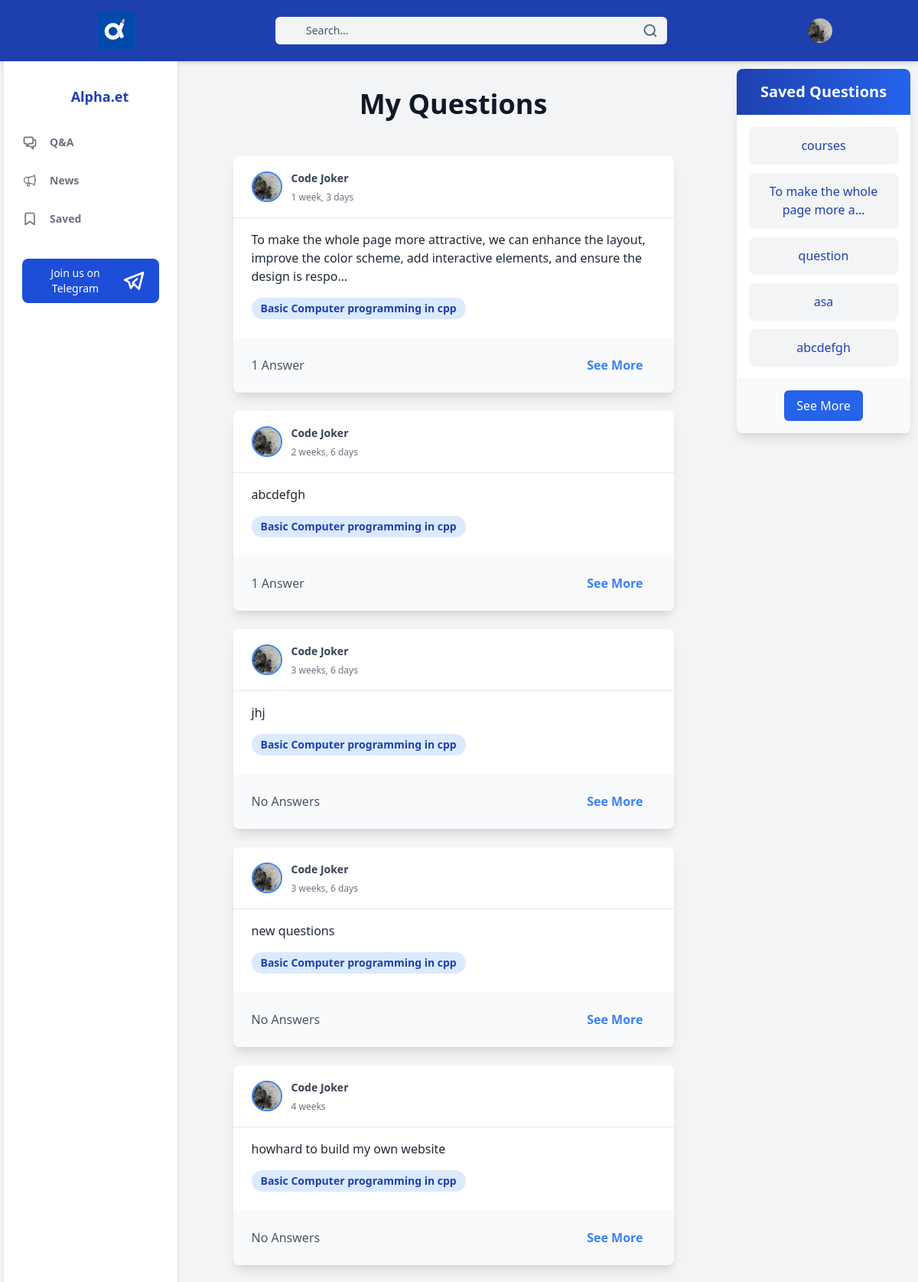
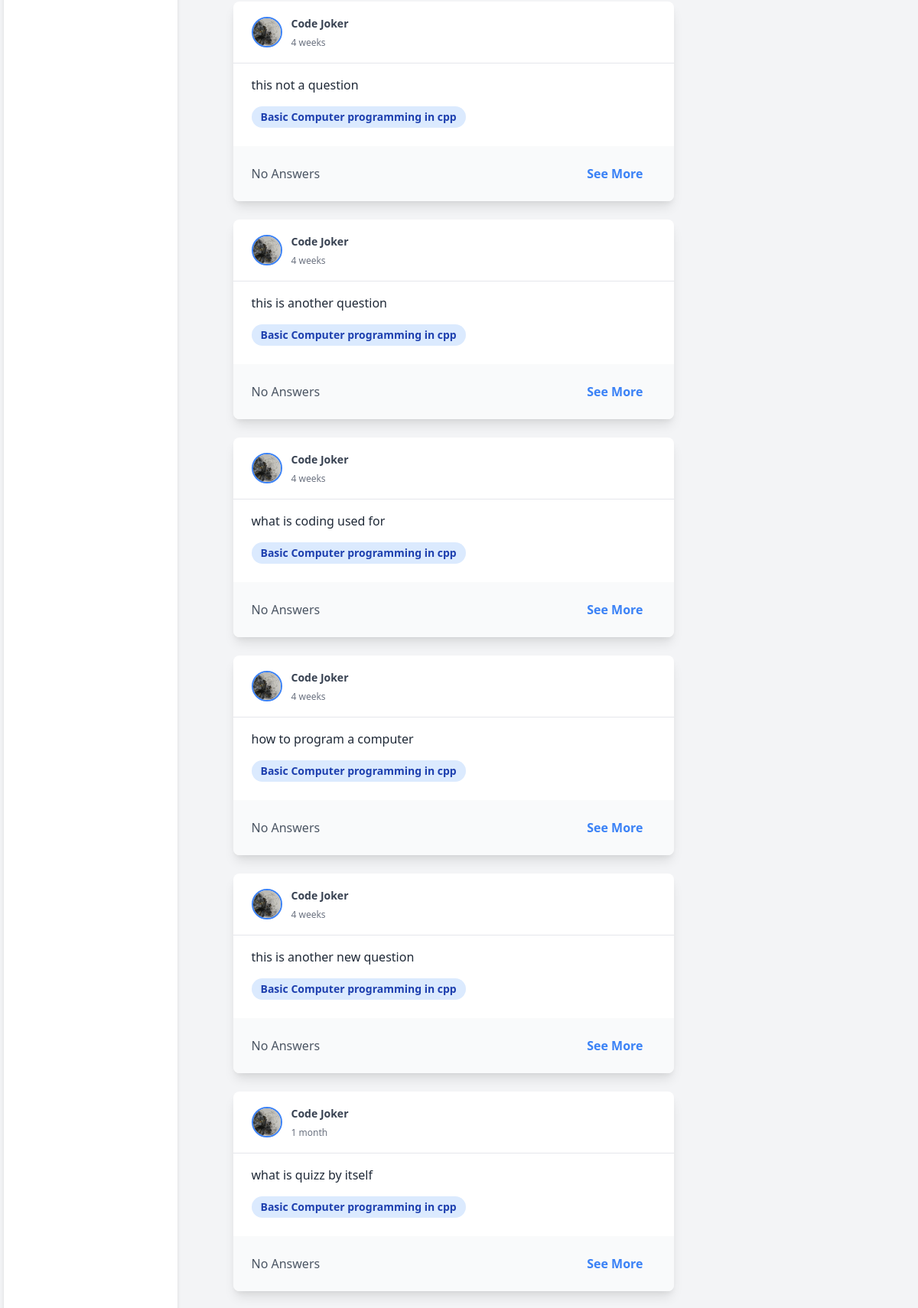
The page /questions/my-questions (signed in, upper part) on the database its author committed (2 pictures, top to bottom).
### alpha/models.py (models this page shows, shortened)
class CustomUser(AbstractUser):
    username = None
    first_name = models.CharField(max_length=200)
    last_name = models.CharField(max_length=200)
    profile_pic=models.ImageField(null=True,blank=True,upload_to='profile_pics')
    phone_number = models.CharField(unique=True, max_length=15)
    department = models.ForeignKey(Department, on_delete=models.CASCADE, null=True)  # Make department nullable
    status = models.CharField(max_length=20, default="freemium" ,choices=[('admin', 'Admin'), ('premium', 'Premium'),('pending','Pending'), ('freemium', 'Freemium')])
    objects = CustomUserManager()
    USERNAME_FIELD = 'phone_number'
    REQUIRED_FIELDS = []

class Questions(models.Model):
    department=models.ForeignKey(Department,on_delete=models.CASCADE)
    course=models.ForeignKey(Course,on_delete=models.CASCADE)
    user=models.ForeignKey(CustomUser, on_delete=models.CASCADE)
    question=models.CharField(max_length=2000)
    date=models.DateTimeField(auto_now_add=True)
    hashtags=models.ManyToManyField(HashTag, blank=True)
    def __str__(self):
        return self.question

class Course(models.Model):
    department= models.ForeignKey(Department, on_delete=models.CASCADE)
    course = models.CharField(max_length=300)
    def __str__(self):
        return self.course

class SavedQuestion(models.Model):
    user = models.ForeignKey(CustomUser, on_delete=models.CASCADE)
    question = models.ForeignKey(Questions, on_delete=models.CASCADE)
    date=models.DateTimeField(auto_now_add=True)

### alpha/views.py (the view)
# urls.py: path('questions/my-questions',MyQuestionsView.as_view(), name="my-questions"),
@method_decorator(login_required, name='dispatch')
class MyQuestionsView(View):
    def get(self,request):
        saved_questions=SavedQuestion.objects.filter(user=request.user).order_by('-date')[:5]
        questions=Questions.objects.filter(user=request.user).order_by('-date')
        paginator = Paginator(questions, 10)
        page_number = request.GET.get('page')
        page_obj = paginator.get_page(page_number)
        return render(request, 'questions/my_questions.html',{'saved_questions':saved_questions,'questions':questions,'page_obj':page_obj,})

### templates/questions/my_questions.html (shortened to what this page needs)
{% extends 'base/base.html' %}
{%load static%}
{% block main_content %}
<article class="main">
    <div class="p-4 text-4xl font-bold text-center mb-8 text-gray-900">
 <h1> My Questions </h1>
    </div>
  {% for question in questions %}
  <div class="bg-white rounded-lg overflow-hidden mx-auto max-w-xl mb-6 shadow-lg hover:shadow-xl transition-shadow duration-300">
    <div class="px-6 py-4 text-gray-700 flex items-center justify-between border-b border-gray-200">
      <div class="flex items-center">
        <img src="{% if question.user.profile_pic %}{{ question.user.profile_pic.url }}{% else %}{% static 'no_profile_pics/profile.jpg' %}{% endif %}"
 alt="Profile Picture" class="h-10 w-10 rounded-full mr-3 border-2 border-blue-500 object-cover" />
        <div>
          <span class="text-sm font-bold">{{ question.user.first_name }} {{ question.user.last_name }}</span>
          <br>
          <span class="text-xs text-gray-500">{{ question.date|timesince }}</span>
        </div>
      </div>
    </div>
    <div class="px-6 py-4">
      <p class="text-gray-800 text-base mb-4">
        {{ question.question | truncatechars:150 }}
      </p>
      <div class="flex flex-wrap">
        <span class="inline-block bg-blue-100 text-blue-800 px-3 py-1 text-sm font-semibold rounded-full mr-2 mb-2">{{ question.course }}</span>
      </div>
    </div>
    <div class="px-6 py-4 bg-gray-50 flex justify-between items-center">
      <span class="text-gray-600">
        {% if question.answers.count == 0 %}
          No Answers
        {% elif question.answers.count == 1 %}
          1 Answer
        {% else %}
          {{ question.answers.count }} Answers
        {% endif %}
      </span>
      <a href="{% url 'question-detail' pk=question.pk %}" class="text-blue-500 hover:text-blue-700 font-semibold py-2 px-4 rounded-full focus:outline-none focus:shadow-outline transition duration-300 ease-in-out">See More</a>
    </div>
  </div>
  {% endfor %}
</article>
<aside class="aside aside2 hidden md:block">
  <div class="bg-white shadow-lg rounded-lg overflow-hidden">
    <div class="bg-gradient-to-r from-blue-800 to-blue-600 text-white text-center py-4">
        <h2 class="text-xl font-semibold">Saved Questions</h2>
    </div>
    <div class="p-4">
        <ul class="space-y-3">
          {% for question in saved_questions %}
            <li class="bg-gray-100 p-3 rounded-lg shadow-sm">
                <a href="{% url 'question-detail' question.question.id %}" class="text-blue-800 hover:underline">{{question.question|truncatechars:30}}</a>
            </li>
          {%endfor%}
        </ul>
    </div>
    <div class="bg-gray-50 text-center p-4">
      <a href="{% url 'saved-questions' %}">
        <button class="bg-blue-600 text-white px-4 py-2 rounded-md hover:bg-blue-700 focus:outline-none focus:ring-2 focus:ring-blue-500">
            See More
        </button>
      </a>
    </div>
</div>
</aside>
{% endblock %}

### templates/base/base.html (shortened to what this page needs)
<!DOCTYPE html>
<html lang="en">
  {% load static %}
  <head>
    <link
      href="https://cdn.jsdelivr.net/npm/tailwindcss@2.2.19/dist/tailwind.min.css"
      rel="stylesheet"
    />
    <link href="{% static 'main.css' %}" rel="stylesheet" />
  </head>
  <body class="bg-gray-100">
    <div class="wrapper">
      <header class="z-10 py-4 bg-blue-800 shadow-md">
        <div
          class="container flex items-center justify-between h-full px-6 mx-auto text-white"
        >
          <div class="flex items-center space-x-4">
            <img
              src="{% static 'logo/logo.jpg' %}"
              alt="Logo"
              class="h-10 w-10 md:h-12 md:w-12"
            />
          </div>
          <div class="flex justify-center flex-1 relative">
            <form
              action="{% url 'search' %}"
              method="GET"
              class="w-full max-w-md lg:max-w-lg xl:max-w-xl"
            >
              <div class="relative">
                <input
                  id="searchInput"
                  name="q"
                  class="w-full pl-10 pr-4 py-2 text-sm text-gray-700 placeholder-gray-600 bg-gray-100 border-0 rounded-md dark:placeholder-gray-500 dark:focus:shadow-outline-gray dark:focus:placeholder-gray-600 dark:bg-gray-700 dark:text-gray-200 focus:placeholder-gray-500 focus:bg-white focus:border-purple-300 focus:outline-none focus:shadow-outline-blue form-input"
                  type="text"
                  placeholder="Search..."
                  aria-label="Search"
                  autocomplete="off"
                />
                <div
                  id="searchResults"
                  class="absolute inset-y-0 left-0 flex items-center pl-4"
                ></div>
                <button
                  type="submit"
                  class="absolute inset-y-0 right-0 pr-3 flex items-center text-gray-600"
                >
                  <svg
                    class="h-5 w-5"
                    viewBox="0 0 24 24"
                    fill="none"
                    stroke="currentColor"
                    stroke-width="2"
                    stroke-linecap="round"
                    stroke-linejoin="round"
                  >
                    <circle cx="11" cy="11" r="8" />
                    <line x1="21" y1="21" x2="16.65" y2="16.65" />
                  </svg>
                </button>
              </div>
            </form>
          </div>
          <ul class="flex items-center space-x-6">
            <li class="relative" x-data="{ isOpen: false }">
              <button
                @click="isOpen = !isOpen"
                class="align-middle rounded-full focus:shadow-outline-purple focus:outline-none"
                aria-label="Account"
                aria-haspopup="true"
              >
                {% if user.profile_pic %}
                <img
                  src="{{ user.profile_pic.url }}"
                  alt="Profile Picture"
                  class="object-cover h-8 w-8 rounded-full"
                />
                {% else %}
                <img
                  src="{% static 'no_profile_pics/profile.jpg' %}"
                  alt="Profile Picture"
                  class="object-cover h-8 w-8 rounded-full"
                />
                {% endif %}
              </button>
            </li>
          </ul>
        </div>
      </header>
      {% block main_content %}{% endblock %}
      <aside
        class="aside aside1 fixed top-0 left-0 w-64 bg-white z-10 hidden h-screen pt-4"
      >
        <div class="py-4 text-gray-500 dark:text-gray-400">
          <a
            class="ml-6 text-lg font-bold text-blue-800 dark:text-gray-200"
            href="#"
          >
            Alpha.et
          </a>
          <ul class="mt-6">
            <li class="relative px-6 py-3">
              <a
                class="{% if nav == 'qa' %} text-blue-800 {% endif %} inline-flex items-center w-full text-sm font-semibold transition-colors duration-150 hover:text-blue-800"
                href="{% url 'questions' %}"
              >
                <svg
                  class="h-5 w-5 {% if nav == 'qa' %} text-blue-800 {% endif %}"
                  fill="none"
                  viewBox="0 0 24 24"
                  stroke="currentColor"
                >
                  <path
                    stroke-linecap="round"
                    stroke-linejoin="round"
                    stroke-width="2"
                    d="M17 8h2a2 2 0 012 2v6a2 2 0 01-2 2h-2v4l-4-4H9a1.994 1.994 0 01-1.414-.586m0 0L11 14h4a2 2 0 002-2V6a2 2 0 00-2-2H5a2 2 0 00-2 2v6a2 2 0 002 2h2v4l.586-.586z"
                  />
                </svg>
                <span class="ml-4">Q&A</span>
              </a>
            </li>
          </ul>
          <ul>
            <li class="relative px-6 py-3">
              <a
                class="{% if nav == 'news' %} text-blue-800 {% endif %} inline-flex items-center w-full text-sm font-semibold transition-colors duration-150 hover:text-blue-800"
                href="{% url 'news' %}"
              >
                <span class="ml-4">News</span>
              </a>
            </li>
            <li class="relative px-6 py-3">
              <a
                class="{% if nav == 'saved' %} text-blue-800 {% endif %} inline-flex items-center w-full text-sm font-semibold transition-colors duration-150 hover:text-blue-800"
                href="{% url 'saved-questions' %}"
              >
                <svg
                  class="h-5 w-5"
                  viewBox="0 0 24 24"
                  fill="none"
                  stroke="currentColor"
                  stroke-width="2"
                  stroke-linecap="round"
                  stroke-linejoin="round"
                >
                  <path d="M19 21l-7-5-7 5V5a2 2 0 0 1 2-2h10a2 2 0 0 1 2 2z" />
                </svg>
                <span class="ml-4">Saved</span>
              </a>
            </li>
          </ul>
          <div class="px-6 my-6">
            <a href="https://t.me/alpha_tutorial">
              <button
                class="flex items-center justify-between w-full px-4 py-2 text-sm font-medium leading-5 text-white transition-colors duration-150 bg-blue-700 border border-transparent rounded-lg active:bg-blue-800 hover:bg-blue-800 focus:outline-none focus:shadow-outline-blue"
              >
                Join us on Telegram
                <span class="ml-2" aria-hidden="true">
                  <svg class="h-8 w-8 "  width="24" height="24" viewBox="0 0 24 24" stroke-width="2" stroke="currentColor" fill="none" stroke-linecap="round" stroke-linejoin="round">
                    <path stroke="none" d="M0 0h24v24H0z"/>
                    <path d="M15 10l-4 4l6 6l4 -16l-18 7l4 2l2 6l3 -4" />
                  </svg>
                </span>
              </button>
            </a>
          </div>
        </div>
      </aside>
    </div>
  </body>
</html>

### static/main.css (style rules this page uses)
html, body { margin: 0; padding: 0; }
.wrapper { display: flex; flex-flow: row wrap; text-align: center; top: 0; left: 0; width: 100%; height: 100%; }
.wrapper>* { flex: 1 100%; }
.main { text-align: left; border-radius: 8px; max-height: calc(100vh - 56px); overflow-y: auto; margin:10px; padding:10px; }
.aside1 { display: none; margin-left:5px; box-shadow: 0 2px 5px rgba(0, 0, 0, 0.1); }
.aside2 { border-radius: 8px; padding: 10px; }
@media all and (min-width: 768px) { .main { flex: 3; } }
@media all and (min-width: 768px) { .aside1 { order: 1; position: relative; display: block; } }
@media all and (min-width: 768px) { .aside2 { order: 2; } }
@media all and (min-width: 768px) { .main { order: 2; } }
@media all and (min-width: 600px) { .aside { flex: 1; } }

### rows shown on the page
CustomUser: profile_pic (picture)
Questions: user.profile_pic (picture), user.first_name "Code", user.last_name "Joker", date "1 week, 3 days", question "To make the whole page more attractive, we can enhance the layout, improve the color scheme, add interactive elements, and ensure the design is respo…", course "Basic Computer programming in cpp", shows "1 Answer"
Questions: user.profile_pic (picture), user.first_name "Code", user.last_name "Joker", date "2 weeks, 6 days", question "abcdefgh", course "Basic Computer programming in cpp", shows "1 Answer"
Questions: user.profile_pic (picture), user.first_name "Code", user.last_name "Joker", date "3 weeks, 6 days", question "jhj", course "Basic Computer programming in cpp", shows "No Answers"
Questions: user.profile_pic (picture), user.first_name "Code", user.last_name "Joker", date "3 weeks, 6 days", question "new questions", course "Basic Computer programming in cpp", shows "No Answers"
Questions: user.profile_pic (picture), user.first_name "Code", user.last_name "Joker", date "4 weeks", question "howhard to build my own website", course "Basic Computer programming in cpp", shows "No Answers"
Questions: user.profile_pic (picture), user.first_name "Code", user.last_name "Joker", date "4 weeks", question "this not a question", course "Basic Computer programming in cpp", shows "No Answers"
Questions: user.profile_pic (picture), user.first_name "Code", user.last_name "Joker", date "4 weeks", question "this is another question", course "Basic Computer programming in cpp", shows "No Answers"
Questions: user.profile_pic (picture), user.first_name "Code", user.last_name "Joker", date "4 weeks", question "what is coding used for", course "Basic Computer programming in cpp", shows "No Answers"
Questions: user.profile_pic (picture), user.first_name "Code", user.last_name "Joker", date "4 weeks", question "how to program a computer", course "Basic Computer programming in cpp", shows "No Answers"
Questions: user.profile_pic (picture), user.first_name "Code", user.last_name "Joker", date "4 weeks", question "this is another new question", course "Basic Computer programming in cpp", shows "No Answers"
Questions: user.profile_pic (picture), user.first_name "Code", user.last_name "Joker", date "1 month", question "what is quizz by itself", course "Basic Computer programming in cpp", shows "No Answers"
SavedQuestion: question "courses"
SavedQuestion: question "To make the whole page more a…"
SavedQuestion: question "question"
SavedQuestion: question "asa"
SavedQuestion: question "abcdefgh"
